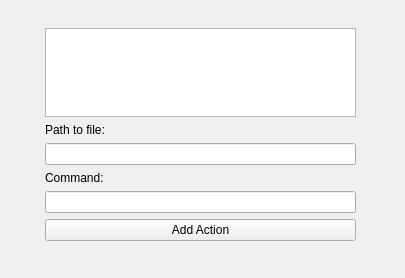
<?xml version="1.0" encoding="UTF-8"?>
<ui version="4.0">
 <class>AddAction</class>
 <widget class="QWidget" name="AddAction">
  <property name="geometry">
   <rect>
    <x>0</x>
    <y>0</y>
    <width>405</width>
    <height>278</height>
   </rect>
  </property>
  <property name="windowTitle">
   <string>Add Voice Action</string>
  </property>
  <widget class="QWidget" name="verticalLayoutWidget">
   <property name="geometry">
    <rect>
     <x>30</x>
     <y>20</y>
     <width>341</width>
     <height>231</height>
    </rect>
   </property>
   <layout class="QVBoxLayout" name="verticalLayout">
    <property name="sizeConstraint">
     <enum>QLayout::SetDefaultConstraint</enum>
    </property>
    <property name="leftMargin">
     <number>15</number>
    </property>
    <property name="topMargin">
     <number>8</number>
    </property>
    <property name="rightMargin">
     <number>15</number>
    </property>
    <property name="bottomMargin">
     <number>10</number>
    </property>
    <item>
     <widget class="QListView" name="listView"/>
    </item>
    <item>
     <widget class="QLabel" name="label_2">
      <property name="text">
       <string>Path to file:</string>
      </property>
     </widget>
    </item>
    <item>
     <widget class="QLineEdit" name="lineEdit_command"/>
    </item>
    <item>
     <widget class="QLabel" name="label">
      <property name="text">
       <string>Command:</string>
      </property>
     </widget>
    </item>
    <item>
     <widget class="QLineEdit" name="lineEdit_path"/>
    </item>
    <item>
     <widget class="QPushButton" name="button_add">
      <property name="text">
       <string>Add Action</string>
      </property>
     </widget>
    </item>
   </layout>
  </widget>
 </widget>
 <layoutdefault spacing="6" margin="11"/>
 <resources/>
 <connections/>
</ui>
